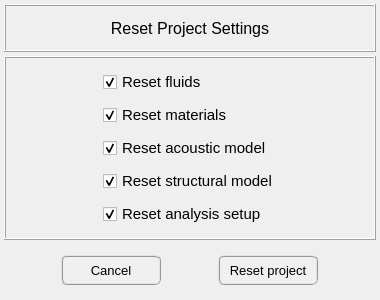
<?xml version="1.0" encoding="UTF-8"?>
<ui version="4.0">
 <class>Dialog</class>
 <widget class="QDialog" name="Dialog">
  <property name="geometry">
   <rect>
    <x>0</x>
    <y>0</y>
    <width>380</width>
    <height>300</height>
   </rect>
  </property>
  <property name="minimumSize">
   <size>
    <width>380</width>
    <height>300</height>
   </size>
  </property>
  <property name="maximumSize">
   <size>
    <width>380</width>
    <height>300</height>
   </size>
  </property>
  <property name="windowTitle">
   <string>Dialog</string>
  </property>
  <layout class="QGridLayout" name="gridLayout">
   <property name="leftMargin">
    <number>4</number>
   </property>
   <property name="topMargin">
    <number>4</number>
   </property>
   <property name="rightMargin">
    <number>4</number>
   </property>
   <property name="bottomMargin">
    <number>4</number>
   </property>
   <property name="spacing">
    <number>4</number>
   </property>
   <item row="0" column="0">
    <widget class="QFrame" name="frame">
     <property name="minimumSize">
      <size>
       <width>0</width>
       <height>48</height>
      </size>
     </property>
     <property name="maximumSize">
      <size>
       <width>16777215</width>
       <height>48</height>
      </size>
     </property>
     <property name="frameShape">
      <enum>QFrame::Box</enum>
     </property>
     <property name="frameShadow">
      <enum>QFrame::Raised</enum>
     </property>
     <layout class="QGridLayout" name="gridLayout_2">
      <item row="0" column="0">
       <widget class="QLabel" name="label">
        <property name="font">
         <font>
          <pointsize>12</pointsize>
         </font>
        </property>
        <property name="text">
         <string>Reset Project Settings</string>
        </property>
        <property name="alignment">
         <set>Qt::AlignCenter</set>
        </property>
       </widget>
      </item>
     </layout>
    </widget>
   </item>
   <item row="1" column="0">
    <widget class="QFrame" name="frame_main">
     <property name="frameShape">
      <enum>QFrame::Box</enum>
     </property>
     <property name="frameShadow">
      <enum>QFrame::Raised</enum>
     </property>
     <layout class="QGridLayout" name="gridLayout_3">
      <item row="4" column="1">
       <widget class="QCheckBox" name="reset_analysis_setup_checkbox">
        <property name="font">
         <font>
          <pointsize>11</pointsize>
         </font>
        </property>
        <property name="text">
         <string>Reset analysis setup</string>
        </property>
        <property name="checked">
         <bool>true</bool>
        </property>
       </widget>
      </item>
      <item row="0" column="1">
       <widget class="QCheckBox" name="reset_fluids_checkbox">
        <property name="font">
         <font>
          <pointsize>11</pointsize>
         </font>
        </property>
        <property name="text">
         <string>Reset fluids</string>
        </property>
        <property name="checked">
         <bool>true</bool>
        </property>
       </widget>
      </item>
      <item row="1" column="1">
       <widget class="QCheckBox" name="reset_materials_checkbox">
        <property name="font">
         <font>
          <pointsize>11</pointsize>
         </font>
        </property>
        <property name="text">
         <string>Reset materials</string>
        </property>
        <property name="checked">
         <bool>true</bool>
        </property>
       </widget>
      </item>
      <item row="0" column="0">
       <spacer name="horizontalSpacer">
        <property name="orientation">
         <enum>Qt::Horizontal</enum>
        </property>
        <property name="sizeHint" stdset="0">
         <size>
          <width>40</width>
          <height>20</height>
         </size>
        </property>
       </spacer>
      </item>
      <item row="3" column="1">
       <widget class="QCheckBox" name="reset_structural_model_checkbox">
        <property name="font">
         <font>
          <pointsize>11</pointsize>
         </font>
        </property>
        <property name="text">
         <string>Reset structural model</string>
        </property>
        <property name="checked">
         <bool>true</bool>
        </property>
       </widget>
      </item>
      <item row="2" column="1">
       <widget class="QCheckBox" name="reset_acoustic_model_checkbox">
        <property name="font">
         <font>
          <pointsize>11</pointsize>
         </font>
        </property>
        <property name="text">
         <string>Reset acoustic model</string>
        </property>
        <property name="checked">
         <bool>true</bool>
        </property>
       </widget>
      </item>
      <item row="0" column="2">
       <spacer name="horizontalSpacer_2">
        <property name="orientation">
         <enum>Qt::Horizontal</enum>
        </property>
        <property name="sizeHint" stdset="0">
         <size>
          <width>40</width>
          <height>20</height>
         </size>
        </property>
       </spacer>
      </item>
     </layout>
    </widget>
   </item>
   <item row="2" column="0">
    <widget class="QFrame" name="frame_buttons">
     <property name="minimumSize">
      <size>
       <width>0</width>
       <height>52</height>
      </size>
     </property>
     <property name="maximumSize">
      <size>
       <width>16777215</width>
       <height>52</height>
      </size>
     </property>
     <property name="frameShape">
      <enum>QFrame::NoFrame</enum>
     </property>
     <property name="frameShadow">
      <enum>QFrame::Raised</enum>
     </property>
     <layout class="QGridLayout" name="gridLayout_6">
      <property name="leftMargin">
       <number>10</number>
      </property>
      <property name="topMargin">
       <number>0</number>
      </property>
      <property name="rightMargin">
       <number>10</number>
      </property>
      <property name="bottomMargin">
       <number>0</number>
      </property>
      <property name="horizontalSpacing">
       <number>10</number>
      </property>
      <item row="0" column="1">
       <widget class="QPushButton" name="reset_project_button">
        <property name="sizePolicy">
         <sizepolicy hsizetype="Expanding" vsizetype="Expanding">
          <horstretch>0</horstretch>
          <verstretch>0</verstretch>
         </sizepolicy>
        </property>
        <property name="minimumSize">
         <size>
          <width>100</width>
          <height>30</height>
         </size>
        </property>
        <property name="maximumSize">
         <size>
          <width>100</width>
          <height>30</height>
         </size>
        </property>
        <property name="sizeIncrement">
         <size>
          <width>0</width>
          <height>1</height>
         </size>
        </property>
        <property name="font">
         <font>
          <pointsize>10</pointsize>
         </font>
        </property>
        <property name="styleSheet">
         <string notr="true">QPushButton{border-radius: 6px; border-color: rgb(150, 150, 150); border-style: ridge; border-width: 2px; color: rgb(0, 0, 0); background-color: rgb(240, 240, 240)}
QPushButton:hover{border-radius: 6px; border-color: rgb(0, 170, 255); border-style: ridge; border-width: 2px; color: rgb(0, 0, 0); background-color: rgba(174, 213, 255, 100)}
QPushButton:pressed{border-radius: 6px; border-color: rgb(0, 170, 255); border-style: ridge; border-width: 2px; color: rgb(0, 0, 0); background-color: rgb(174, 213, 255)}
QPushButton:disabled{border-radius: 6px; border-color: rgb(150, 150, 150); border-style: ridge; border-width: 0px; color: rgb(150,150, 150); background-color: rgb(220, 220, 220)}</string>
        </property>
        <property name="text">
         <string>Reset project</string>
        </property>
       </widget>
      </item>
      <item row="0" column="0">
       <widget class="QPushButton" name="cancel_button">
        <property name="sizePolicy">
         <sizepolicy hsizetype="Expanding" vsizetype="Expanding">
          <horstretch>0</horstretch>
          <verstretch>0</verstretch>
         </sizepolicy>
        </property>
        <property name="minimumSize">
         <size>
          <width>100</width>
          <height>30</height>
         </size>
        </property>
        <property name="maximumSize">
         <size>
          <width>100</width>
          <height>30</height>
         </size>
        </property>
        <property name="sizeIncrement">
         <size>
          <width>0</width>
          <height>1</height>
         </size>
        </property>
        <property name="font">
         <font>
          <pointsize>10</pointsize>
         </font>
        </property>
        <property name="styleSheet">
         <string notr="true">QPushButton{border-radius: 6px; border-color: rgb(150, 150, 150); border-style: ridge; border-width: 2px; color: rgb(0, 0, 0); background-color: rgb(240, 240, 240)}
QPushButton:hover{border-radius: 6px; border-color: rgb(0, 170, 255); border-style: ridge; border-width: 2px; color: rgb(0, 0, 0); background-color: rgba(174, 213, 255, 100)}
QPushButton:pressed{border-radius: 6px; border-color: rgb(0, 170, 255); border-style: ridge; border-width: 2px; color: rgb(0, 0, 0); background-color: rgb(174, 213, 255)}
QPushButton:disabled{border-radius: 6px; border-color: rgb(150, 150, 150); border-style: ridge; border-width: 0px; color: rgb(150,150, 150); background-color: rgb(220, 220, 220)}</string>
        </property>
        <property name="text">
         <string>Cancel</string>
        </property>
       </widget>
      </item>
     </layout>
    </widget>
   </item>
  </layout>
  <zorder>frame</zorder>
  <zorder>frame_buttons</zorder>
  <zorder>frame_main</zorder>
 </widget>
 <resources/>
 <connections/>
</ui>
